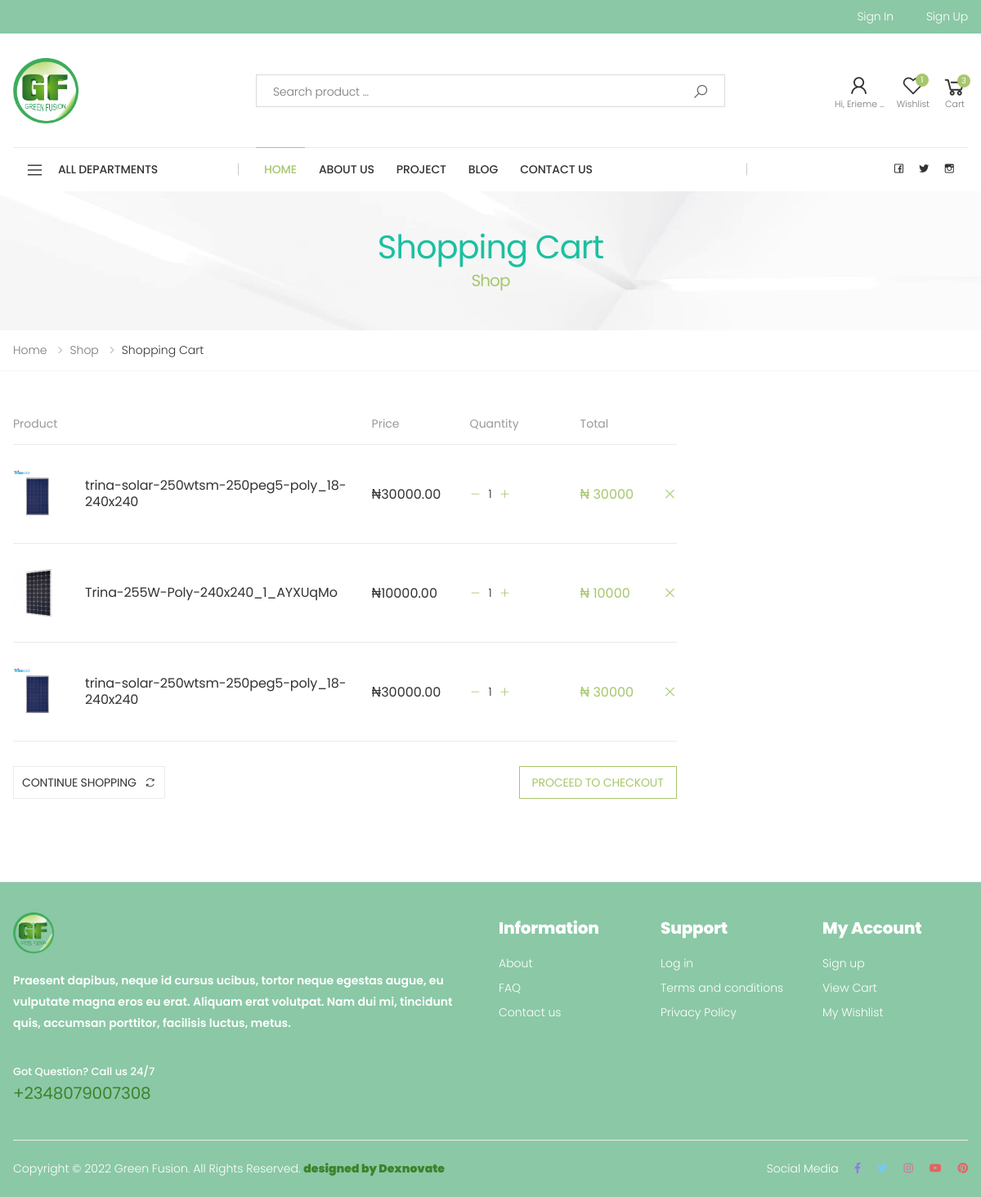
The app's page /cart/ (signed in) with its own data.
### index/models.py (models this page shows, shortened)
class CustomUser(AbstractUser):
    fullname = models.CharField(max_length=50, default='')
    phonenumber = models.CharField(max_length=15, default='')

class CartModel(models.Model):
    user = models.ForeignKey(CustomUser, on_delete=models.CASCADE)
    product = models.ForeignKey(Product, on_delete=models.CASCADE)
    quantity = models.IntegerField()
    price = models.TextField(null=True, blank=True)
    created = models.DateTimeField(auto_now_add=True)
    updated = models.DateTimeField(auto_now=True)
    order = models.BooleanField(default=False)

class Product(models.Model):
    category = models.ForeignKey(Category, on_delete=models.CASCADE, null=True, blank=True)
    name = models.CharField(max_length=200)
    price = models.DecimalField(max_digits=7, decimal_places=2)
    digital = models.BooleanField(default=False,null=True, blank=True)
    image = models.ImageField(null=True, blank=True)
    @property
    def imageURL(self):
        try:
            url = self.image.url
        except:
            url = ''
        return url

### index/views.py (the view)
# urls.py: path('cart/', views.cart_details, name="cart"),
@login_required(login_url='/accounts/login/')
def cart_details(request):
    qs = CartModel.objects.filter(user=request.user, order=False)
    context = {'qs':qs}
    return render(request, 'cart.html', context)

### template/cart.html
{%  extends 'base.html'  %}
{% load humanize %}
{%  load static  %}
{%  block  body %}
        <main class="main">
        	<div class="text-center page-header" style="background-image: url('assets/images/page-header-bg.jpg')">
        		<div class="container">
        			<h1 class="page-title">Shopping Cart<span>Shop</span></h1>
        		</div>
        	</div>
            <nav aria-label="breadcrumb" class="breadcrumb-nav">
                <div class="container">
                    <ol class="breadcrumb">
                        <li class="breadcrumb-item"><a href="index.html">Home</a></li>
                        <li class="breadcrumb-item"><a href="#">Shop</a></li>
                        <li class="breadcrumb-item active" aria-current="page">Shopping Cart</li>
                    </ol>
                </div>
            </nav>
            <div class="page-content">
            	<div class="cart">
	                <div class="container">
	                	<div class="row">
	                		<div class="col-lg-9">
	                			<table class="table table-cart table-mobile">
									<thead>
										<tr>
											<th>Product</th>
											<th>Price</th>
											<th>Quantity</th>
											<th>Total</th>
											<th></th>
										</tr>
									</thead>
									<tbody>
                                        {% for order_item in qs %}
										<tr>
											<td class="product-col">
												<div class="product">
													<figure class="product-media">
														<a href="#">
															<img src="{{ order_item.product.imageURL }}" alt="Product image">
														</a>
													</figure>
													<h3 class="product-title">
														<a href="#">{{ order_item.product.name }}</a>
													</h3>
												</div>
											</td>
											<td class="price-col">₦{{ order_item.product.price|floatformat:2}}</td>
											<td class="quantity-col">
                                                <div class="cart-product-quantity">
                                                        <a href="{%  url 'index:removecart' order_item.id %}" class="update-cart"><i class="mr-2 icon-minus"></i></a>
                                                        {{ order_item.quantity }}
                                                        <a href="{%  url 'index:pluscart' order_item.id  %}"  class="update-cart"><i class="ml-2 icon-plus"></i></a>
                                                </div>
                                            </td>
											<td class="total-col">₦  {% widthratio order_item.product.price 1 order_item.quantity %}</td>
											<td class="remove-col"><button class="btn-remove"><a href="{%  url 'index:deletecart' order_item.id %}"><i class="icon-close"></i></a></button></td>
										</tr>
										{% empty %}
										<tr>
											<td colspan='5'>Your cart is empty</td>
										</tr>
                                        {% endfor %}
									</tbody>
								</table>
	                			<div class="cart-bottom">
			            			<div class="cart-discount">
										<a href="{% url 'index:home'  %}" class="px-3 btn btn-outline-dark-2"><span>CONTINUE SHOPPING</span><i class="icon-refresh"></i></a>
			            			</div>
                                    <a href="{% url 'index:checkout' %}" class="btn btn-outline-primary-2 btn-order">PROCEED TO CHECKOUT</a>
		            			</div>
	                		</div>
	                	</div>
	                </div>
                </div>
            </div>
        </main>
{%  endblock %}

### template/base.html (shortened to what this page needs)
{%  load static  %}
<!DOCTYPE html>
<html lang="en">
<head>
    <link rel="stylesheet" href="{%  static 'assets/vendor/line-awesome/line-awesome/line-awesome/css/line-awesome.min.css' %}">
    <link rel="stylesheet" href="{%  static 'assets/css/bootstrap.min.css' %}">
    <link rel="stylesheet" href="{%  static 'assets/css/plugins/owl-carousel/owl.carousel.css' %}">
    <link rel="stylesheet" href="{%  static 'assets/css/plugins/magnific-popup/magnific-popup.css' %}">
    <link rel="stylesheet" href="{%  static 'assets/css/plugins/jquery.countdown.css' %}">
    <link rel="stylesheet" href="{%  static 'assets/css/style.css' %}">
    <link rel="stylesheet" href="{%  static 'assets/css/skins/skin-demo-2.css' %}">
    <link rel="stylesheet" href="{%  static 'assets/css/demos/demo-2.css' %}">
</head>
<body>
    <div class="page-wrapper">
        {%  include 'header.html'  %}
             {%  block body  %}
             {%  endblock body  %}
        {%  include 'footer.html'  %}
    </div>
</body>
</html>

### template/header.html (shortened to what this page needs)
{%  load cart_template_tags %}
{%  load static %}
<header class="header header-2 header-intro-clearance">
    <div class="header-top">
        <div class="container">
            <div class="header-right pt-1 pb-1">
                <ul class="top-menu d-flex  text-white">
                    <li>
                        <ul>
                            <li class="d-none d-lg-block"><a href="{% url 'account_login' %}">Sign in</a></li>
                        </ul>
                    </li>
                    <li>
                        <ul>
                            <li class="d-none d-lg-block"><a href="{% url 'account_signup' %}">Sign up</a></li>
                        </ul>
                    </li>
                </ul>
            </div>
        </div>
    </div>
    <div class="header-middle">
        <div class="container">
            <div class="header-left">
                <a href="{%  url 'index:home'  %}" class="logo">
                    <img src="{% static 'assets/images/solar/logo.png' %}" alt="Molla Logo" width="80" height="25">
                </a>
            </div>
            <div class="header-center">
                <div
                    class="header-search header-search-extended header-search-visible header-search-no-radius d-none d-lg-block">
                    <form  action="{% url 'index:search' %}" method="post">
                        <div class="header-search-wrapper search-wrapper-wide">
                            <input type="search" class="form-control" name="searched" placeholder="Search product ..." required>
                            <button class="btn btn-primary" type="submit"><i class="icon-search"></i></button>
                        </div>
                    </form>
                </div>
            </div>
            <div class="header-right">
                <div class="account">
                    {%  if user.is_authenticated %}
                    <a href="{% url 'index:dashboard' %}" title="My account">
                        <div class="icon">
                            <i class="icon-user"></i>
                        </div>
                        <p>Hi, {{  user.fullname|truncatechars:8 }}</p>
                    </a>
                    {% else %}
                    <a href="{% url 'index:dashboard' %}" title="My account">
                        <div class="icon">
                            <i class="icon-user"></i>
                        </div>
                    </a>
                    {% endif %}
                </div>
                <div class="wishlist">
                    <a href="{%  url 'index:wish' %}" title="Wishlist">
                        <div class="icon">
                            <i class="icon-heart-o"></i>
                            <span class="wishlist-count badge">{{request.user|wish_count}}</span>
                        </div>
                        <p>Wishlist</p>
                    </a>
                </div>
                <div class="dropdown cart-dropdown">
                    <a href="{% url 'index:cart' %}" class="dropdown-toggle" >
                        <div class="icon">
                            <i class="icon-shopping-cart"></i>
                            <span class="cart-count">{{request.user | cart_item_count}}</span>
                        </div>
                        <p>Cart</p>
                    </a>
                </div>
            </div>
        </div>
    </div>
    <div class="header-bottom sticky-header">
        <div class="container">
            <div class="header-left">
                <div class="dropdown category-dropdown">
                    <a href="#" class="dropdown-toggle" role="button" data-toggle="dropdown"
                        aria-haspopup="true" aria-expanded="false" data-display="static"
                        title="Browse Categories">
                        ALL DEPARTMENTS
                    </a>
                </div>
            </div>
            <div class="header-center">
                <nav class="main-nav">
                    <ul class="menu sf-arrows ">
                        <li class="megamenu-container active">
                            <a href="{%  url 'index:home'  %}" class="text-uppercase">Home</a>
                        </li>
                        <li>
                            <a href="{%  url 'index:about'  %}" class="text-uppercase">About Us</a>
                        </li>
                        <li>
                            <a href="{%  url 'index:project' %}" class="text-uppercase">Project</a>
                        </li>
                        <li>
                            <a href="{%  url 'index:blog' %}" class="text-uppercase">Blog</a>
                        </li>
                        <li>
                            <a href="{%  url 'index:contact' %}" class="text-uppercase">Contact Us</a>
                        </li>
                    </ul>
                </nav>
            </div>
            <div class="header-right">
                <a href="#"><i class="la la-facebook"></i></a>
                <a href="#"><i class="la la-twitter"></i></a>
                <a href="#"><i class="la la-instagram"></i></a>
            </div>
        </div>
    </div>
</header>

### template/footer.html
{%  load static %}
<footer class="footer footer-2">
    <div class="footer-middle">
        <div class="container">
            <div class="row">
                <div class="col-sm-12 col-lg-6">
                    <div class="widget widget-about">
                        <img src="{% static 'assets/images/solar/logo.png' %}" class="footer-logo" alt="Footer Logo"
                            width="50" height="25">
                        <p>Praesent dapibus, neque id cursus ucibus, tortor neque egestas augue, eu vulputate
                            magna eros eu erat. Aliquam erat volutpat. Nam dui mi, tincidunt quis, accumsan
                            porttitor, facilisis luctus, metus. </p>
                        <div class="widget-about-info">
                            <div class="row">
                                <div class="col-sm-6 col-md-4">
                                    <span class="widget-about-title">Got Question? Call us 24/7</span>
                                    <a href="tel:">+2348079007308</a>
                                </div>
                            </div>
                        </div>
                    </div>
                </div>
                <div class="col-sm-4 col-lg-2">
                    <div class="widget">
                        <h4 class="widget-title">Information</h4>
                        <ul class="widget-list">
                            <li><a href="{%  url 'index:about' %}">About </a></li>
                            <li><a href="#">FAQ</a></li>
                            <li><a href="{% url 'index:contact' %}">Contact us</a></li>
                        </ul>
                    </div>
                </div>
                <div class="col-sm-4 col-lg-2">
                    <div class="widget">
                        <h4 class="widget-title">Support</h4>
                        <ul class="widget-list">
                            <li><a href="{% url 'account_login' %}">Log in</a></li>
                            <li><a href="#">Terms and conditions</a></li>
                            <li><a href="#">Privacy Policy</a></li>
                        </ul>
                    </div>
                </div>
                <div class="col-sm-4 col-lg-2">
                    <div class="widget">
                        <h4 class="widget-title">My Account</h4>
                        <ul class="widget-list">
                            <li><a href="{% url 'account_signup' %}">Sign up</a></li>
                            <li><a href="{%  url 'index:cart' %}">View Cart</a></li>
                            <li><a href="{%  url 'index:wish' %}">My Wishlist</a></li>
                        </ul>
                    </div>
                </div>
            </div>
        </div>
    </div>
    <div class="footer-bottom">
        <div class="container">
            <p class="footer-copyright">Copyright © 2022 Green Fusion. All Rights Reserved.
                <span class="designed" style="font-weight: 900;">designed by <a href="https://www.dexnovate.com">Dexnovate</a></span></p>
            <div class="social-icons social-icons-color">
                <span class="social-label">Social Media</span>
                <a href="#" class="social-icon social-facebook" title="Facebook" target="_blank"><i
                        class="icon-facebook-f"></i></a>
                <a href="#" class="social-icon social-twitter" title="Twitter" target="_blank"><i
                        class="icon-twitter"></i></a>
                <a href="#" class="social-icon social-instagram" title="Instagram" target="_blank"><i
                        class="icon-instagram"></i></a>
                <a href="#" class="social-icon social-youtube" title="Youtube" target="_blank"><i
                        class="icon-youtube"></i></a>
                <a href="#" class="social-icon social-pinterest" title="Pinterest" target="_blank"><i
                        class="icon-pinterest"></i></a>
            </div>
        </div>
    </div>
</footer>

### records on screen
CustomUser: fullname "Erieme …", user|wish_count "1", user|cart_item_count "3"
CartModel: product.imageURL (picture), product.name "trina-solar-250wtsm-250peg5-poly_18-240x240", product.price "30000.00", quantity "1", product+quantity "30000"
CartModel: product.imageURL (picture), product.name "Trina-255W-Poly-240x240_1_AYXUqMo", product.price "10000.00", quantity "1", product+quantity "10000"
CartModel: product.imageURL (picture), product.name "trina-solar-250wtsm-250peg5-poly_18-240x240", product.price "30000.00", quantity "1", product+quantity "30000"
